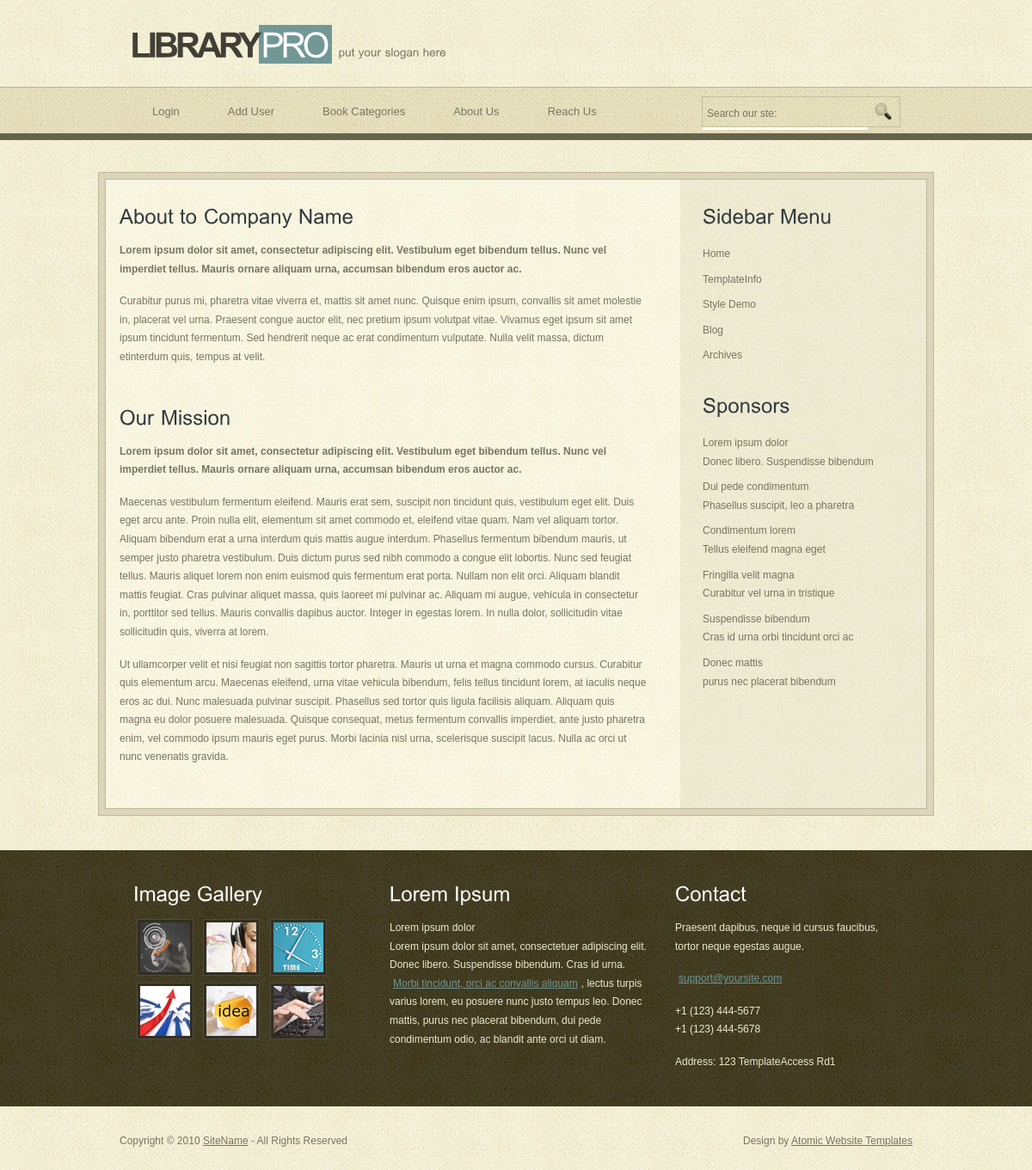
Page /showstaticcontent.php?pageid=1 on the committed database.
### tables this page shows
CREATE TABLE `usertypepages` (
  `Id` int(11) NOT NULL,
  `usertypeid` int(11) NOT NULL,
  `pageid` int(11) NOT NULL,
  `orderby` int(11) NOT NULL
);

CREATE TABLE `pages` (
  `Id` int(11) NOT NULL,
  `FriendlyName` varchar(222) NOT NULL,
  `PhysicalAddress` varchar(222) NOT NULL,
  `static` int(11) NOT NULL
);

CREATE TABLE `staticcontent` (
  `id` int(11) NOT NULL,
  `pageId` int(11) NOT NULL,
  `content` text NOT NULL
);

### showstaticcontent.php (the view)
<?php
include_once "header.php";
?>
<?php
include_once "db.php";
$pageid = $_REQUEST["pageid"];
$sql = "select * from staticcontent where pageId = $pageid";
$dataset = $conn->query($sql);
$row = $dataset->fetch_assoc();
echo $row["content"];
?>
<?php
include_once "footer.php";
?>

### header.php (shortened to what this page needs)
<!DOCTYPE html PUBLIC "-//W3C//DTD XHTML 1.0 Transitional//EN" "http://www.w3.org/TR/xhtml1/DTD/xhtml1-transitional.dtd">
<html xmlns="http://www.w3.org/1999/xhtml">
<head>
<link href="style.css" rel="stylesheet" type="text/css" />
</head>
<body>
<div class="main">
  <div class="header">
    <div class="header_resize">
      <div class="logo">
        <h1><a href="index.html">Library<span>Pro</span></a> <small>put your slogan here</small></h1>
      </div>
      <div class="menu_nav">
        <ul>
            <?php
                include_once "db.php";
                $userTypeId = 4;
                $sql = "select * from usertypepages where userTypeId = $userTypeId order by orderby";
                $dataset = $conn->query($sql);
                while($row = $dataset->fetch_assoc()){
                    $sql = "select * from pages where Id =". $row['pageid'];
                    $dataset1 = $conn->query($sql);
                    $row1 = $dataset1->fetch_assoc();
                    if($row1["PhysicalAddress"] == "showstaticcontent.php"){
                        ?>
                        <li><a href="<?php echo $row1['PhysicalAddress']."?pageid=".$row1["Id"];?>"><?php echo $row1["FriendlyName"];?></a></li>
                        <?php
                    }
                    else{
                        ?>
                        <li><a href="<?php echo $row1['PhysicalAddress'];?>"><?php echo $row1["FriendlyName"];?></a></li>
                        <?php
                    }
                }
            ?>
          </ul>
      </div>
      <div class="searchform">
        <form id="formsearch" name="formsearch" method="post" action="#">
          <span>
          <input name="editbox_search" class="editbox_search" id="editbox_search" maxlength="80" value="Search our ste:" type="text" />
          </span>
          <input name="button_search" src="images/search_btn.gif" class="button_search" type="image" />
        </form>
      </div>
    </div>
  </div>

### style.css (style rules this page uses)
body { margin:0; padding:0; width:100%; color:#787460; font:normal 12px/1.8em Arial, Helvetica, sans-serif; background:url(images/main_bg.jpg) repeat center center; }
html, .main { padding:0; margin:0; }
.main { background:no-repeat center top; }
.logo { padding:27px 0; float:left; width:auto; }
h1 { margin:0; padding:0 0 0 38px; color:#413f36; font:bold 40px/1.2em Arial, Helvetica, sans-serif; letter-spacing:-4px; text-transform:uppercase; }
h1 span { padding:0 6px 1px 3px; color:#595959; font-weight:normal; color:#fff; background-color:#729896; }
h1 a, h1 a:hover { color:#413f36; text-decoration:none; }
h1 small { font:normal 13px/1.2em Arial, Helvetica, sans-serif; color:#787460; letter-spacing:normal; text-transform:none; }
h2 { font:normal 24px/1.5em Arial, Helvetica, sans-serif; padding:8px 0; margin:8px 0; color:#323a3f; }
p { margin:8px 0; padding:0 0 8px 0; font:normal 12px/1.8em Arial, Helvetica, sans-serif; }
a { color:#719794; text-decoration:underline; }
.header, .content, .menu_nav, .fbg, .footer, form, ol, ol li, ul, .content .mainbar, .content .sidebar { margin:0; padding:0; }
.header { background:url(images/header_bg.jpg) repeat-x center 101px; height:200px; }
.header_resize { margin:0 auto; padding:0; width:974px; height:200px; background:repeat-x center top; }
.menu_nav { float:left; margin:0; padding:0 0 20px 40px; height:79px; background:repeat-x center top; }
.menu_nav ul { list-style:none; }
.menu_nav ul li { margin:0 8px 0 0; padding:0; float:left; }
.menu_nav ul li a { display:block; margin:0; padding:17px 24px; color:#787460; text-decoration:none; font-size:13px; }
.content { padding-bottom:40px; }
.content_resize { margin:0 auto; padding:7px; width:956px; background-color:#ddd5ba; border:1px solid #bcb99c; }
.content_resize2 { padding:8px 0 24px; background:url(images/content_bg.jpg) repeat-y center center; border:1px solid #bcb99c; }
.content .mainbar { margin:0; padding:0; float:left; width:654px; }
.content .mainbar .article { margin:0; padding:8px 24px 8px 16px; }
.content .sidebar { padding:0; float:right; width:300px; }
.content .sidebar .gadget { margin:0; padding:8px 16px 8px 40px; }
ul.sb_menu, ul.ex_menu { margin:0; padding:0; list-style:none; color:#787460; }
ul.sb_menu li, ul.ex_menu li { margin:0; }
ul.sb_menu li { padding:4px 0; width:220px; }
ul.ex_menu li { padding:4px 0; }
ul.sb_menu li a, ul.ex_menu li a { color:#787460; text-decoration:none; margin-left:-12px; padding-left:12px; }
.fbg { background:url(images/fbg_bg.jpg) repeat center center; }
.fbg_resize { margin:0 auto; width:890px; padding:24px 40px; color:#eeeacf; }
.fbg a { margin:0; padding:2px 4px; }
.fbg h2 { color:#fff; }
.fbg img { padding:3px; border:1px solid #524c3b; background-color:#322e21; }
.fbg .col { margin:0; float:left; }
.fbg .c1 { padding:0 16px 0 0; width:266px; }
.fbg .c2 { padding:0 16px; width:300px; }
.fbg .c3 { padding:0 0 0 16px; width:260px; }
.searchform { float:right; }
#formsearch { margin:0; height:36px; padding:4px 40px 0 0; }
#formsearch span { display:block; margin:6px 0; padding:0; float:left; background:#fff url(images/search.gif) no-repeat top left; }
#formsearch input.editbox_search { margin:0; padding:11px 6px 10px; float:left; width:181px; border:none; background:none; font:normal 12px/1.5em Arial, Helvetica, sans-serif; color:#787460; }
#formsearch input.button_search { margin:6px 0 0 0; padding:0; border:none; float:left; }

### rows in the picture
usertypepages: pageid.FriendlyName "Login"
usertypepages: pageid.FriendlyName "Add User"
usertypepages: pageid.FriendlyName "Book Categories"
usertypepages: pageid.FriendlyName "About Us"
usertypepages: pageid.FriendlyName "Reach Us"
staticcontent: content "Lorem ipsum dolor sit amet, consectetur adipiscing elit. Vestibulum eget bibendum tellus. Nunc vel imperdiet tellus. Mauris ornare aliquam urna, accumsan bibendum eros auctor ac. Curabitur purus mi, pharetra vitae viverra et, mattis sit amet nunc. Quisque enim ipsum, convallis sit amet molestie in, placerat vel urna. Praesent congue auctor elit, nec pretium ipsum volutpat vitae. Vivamus eget ipsum sit amet ipsum tincidunt fermentum. Sed hendrerit neque ac erat condimentum vulputate. Nulla velit massa, dictum etinterdum quis, tempus at velit. Lorem ipsum dolor sit amet, consectetur adipiscing elit. Vestibulum eget bibendum tellus. Nunc vel imperdiet tellus. Mauris ornare aliquam urna,…", content (picture)
